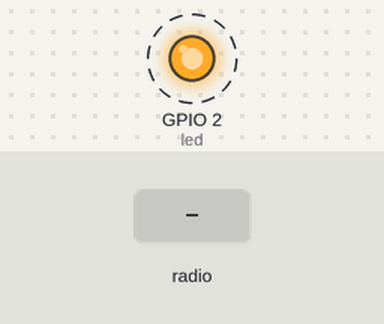
Bench run of a program on a simulated ESP32 board running MicroPython. Shown: output pins drawn as LEDs (lit = HIGH). Dashed ring = blinking. Inputs (shaded band) come from the test bench. No radio messages arrive unless stated (any console line starting 'radio sent:' is added by the test bench); what the program prints to the serial console is not drawn.

Above: at 0.88 s.
1.3 s: radio message "HELLO" arrives
At 1.3 s:
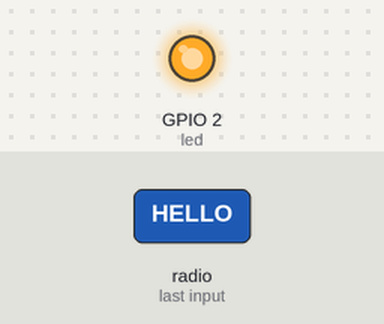
2.8 s: radio message "PING" arrives
4.3 s: radio message "PONG" arrives
Timing chart, 0 to 7.3 s (numbered marks = the images above; inputs shaded):
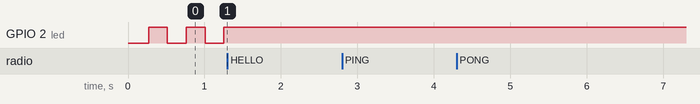

The program:

connect_check.py
```python
# 采用ESP-NOW连接方式，确认两个esp32是否正常连接
import time
import network
import espnow
from machine import Pin


# ============================================================
# 配置
# ============================================================

LED_PIN = 2

# ============================================================
# 在这里填写“对方 ESP32”的 MAC 地址
#
# 板子 1：
# PEER_MAC = b'\x1c\x8fW\x0eCd'
#
# 板子 2：
# PEER_MAC = b'\xe0\x8c\xfe\xfe\xa2\xbc'
# ============================================================

PEER_MAC = b'\x1c\x8fW\x0eCd'


# ============================================================
# LED
# ============================================================

led = Pin(LED_PIN, Pin.OUT)


# ============================================================
# Wi-Fi
# ============================================================

sta = network.WLAN(network.STA_IF)
sta.active(True)


# ============================================================
# ESP-NOW
# ============================================================

e = espnow.ESPNow()
e.active(True)

try:
    e.add_peer(PEER_MAC)
except Exception as err:
    print("add_peer:", err)


# ============================================================
# 状态
# ============================================================

connected = False

last_hello = 0
last_ping = 0
last_recv = 0

HELLO_INTERVAL = 1000
PING_INTERVAL = 2000

# 超过 5 秒没有收到任何消息，认为连接断开
TIMEOUT = 5000


# ============================================================
# LED
# ============================================================

def update_led():

    if connected:
        # 通信正常：常亮
        led.value(1)

    else:
        # 没连接：闪烁
        led.value((time.ticks_ms() // 250) % 2)


# ============================================================
# 发送 HELLO
# ============================================================

def send_hello():

    try:
        e.send(PEER_MAC, b'HELLO')
        print("SEND HELLO")

    except Exception as err:
        print("SEND HELLO ERROR:", err)


# ============================================================
# 发送 PING
# ============================================================

def send_ping():

    try:
        e.send(PEER_MAC, b'PING')
        print("SEND PING")

    except Exception as err:
        print("SEND PING ERROR:", err)


# ============================================================
# 主循环
# ============================================================

print("==============================")
print("ESP-NOW connection test")
print("==============================")

print("My MAC:", sta.config('mac'))
print("Peer MAC:", PEER_MAC)


while True:

    now = time.ticks_ms()


    # ========================================================
    # 1. 接收消息
    # ========================================================

    result = e.recv(0)

    if result:

        host, message = result

        print("RECV:", host, message)

        last_recv = now

        # ----------------------------------------------------
        # 收到 HELLO
        # ----------------------------------------------------

        if message == b'HELLO':

            print("Peer found!")

            connected = True

            # 回一个 HELLO
            try:
                e.send(host, b'HELLO')
            except Exception as err:
                print("HELLO reply error:", err)


        # ----------------------------------------------------
        # 收到 PING
        # ----------------------------------------------------

        elif message == b'PING':

            connected = True

            try:
                e.send(host, b'PONG')
                print("SEND PONG")
            except Exception as err:
                print("SEND PONG ERROR:", err)


        # ----------------------------------------------------
        # 收到 PONG
        # ----------------------------------------------------

        elif message == b'PONG':

            connected = True

            print("Connection OK")


    # ========================================================
    # 2. 定期发送 HELLO
    # ========================================================

    if time.ticks_diff(now, last_hello) >= HELLO_INTERVAL:

        send_hello()

        last_hello = now


    # ========================================================
    # 3. 定期发送 PING
    # ========================================================

    if connected:

        if time.ticks_diff(now, last_ping) >= PING_INTERVAL:

            send_ping()

            last_ping = now


    # ========================================================
    # 4. 判断是否超时
    # ========================================================

    if connected:

        if time.ticks_diff(now, last_recv) >= TIMEOUT:

            print("Connection lost")

            connected = False


    # ========================================================
    # 5. 更新 LED
    # ========================================================

    update_led()


    # ========================================================
    # 6. 稍微让出 CPU
    # ========================================================

    time.sleep_ms(20)
```

Measured:
- after the input at 1.3 s, GPIO 2 (led): stops changing and stays HIGH
- after the input at 2.8 s, every drawn part: stays the same
- after the input at 4.3 s, every drawn part: stays the same
- by itself, GPIO 2 (led): alternates HIGH for 0.25 s and LOW for 0.25 s
